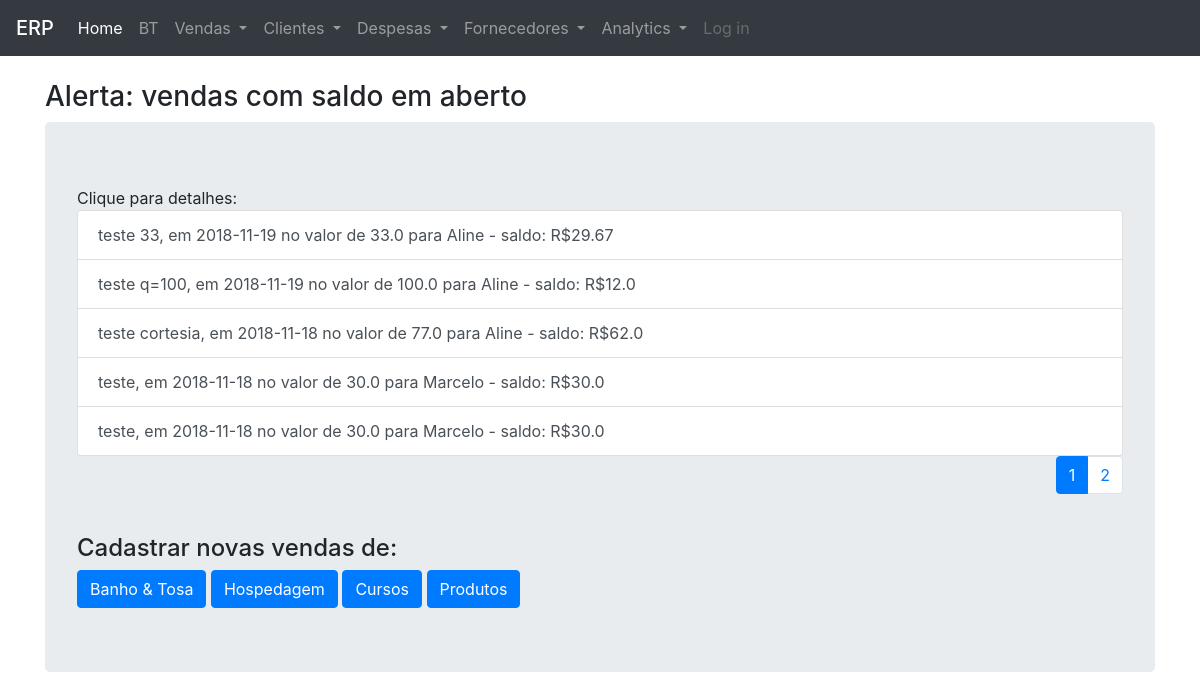
Before: / with the older database file.
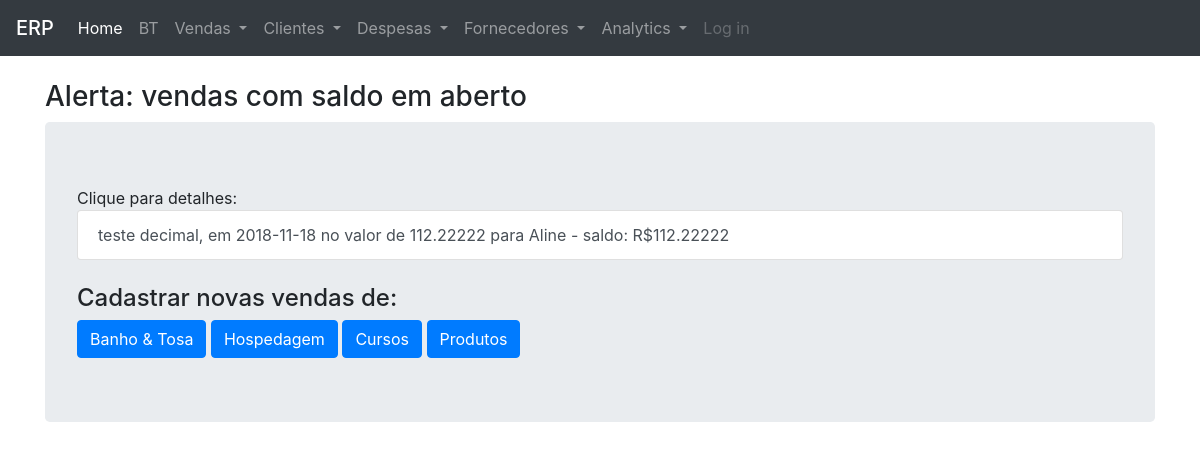
After: the same page with the newer database file.
### petshop/modelos/models.py (models this page shows, shortened)
class Vendas(db.Model):
    __tablename__ = 'vendas'
    id = db.Column(db.Integer, primary_key=True)
    tipo = db.Column(db.String(10), nullable=False)
    descricao = db.Column(db.Text, nullable=False)
    data_venda = db.Column(db.Date, nullable=False)
    valor_servicos = db.Column(db.Float, nullable=True)
    valor_taxi = db.Column(db.Float, nullable=True)
    cliente_id = db.Column(db.Integer, db.ForeignKey('clientes.id'))
    peludos_on_venda = db.relationship(
        "Peludos",
        secondary=association_table,
        back_populates="vendas_on_peludo")
    saldo = db.Column(db.Float, nullable=True)
    pagamentos = db.relationship('Pagamentos')
    data_pbanho = db.Column(db.Date, nullable=True)
    n_banhos = db.Column(db.Integer, nullable=True)
    tipo_banho = db.Column(db.String(15), nullable=True)
    pacote = db.Column(db.String(10), nullable=True)
    data_entrada = db.Column(db.Date, nullable=True)
    data_saida = db.Column(db.Date, nullable=True)
    valor_diarias = db.Column(db.Float, nullable=True)
    valor_prod = db.Column(db.Float, nullable=True)
    custo_prod = db.Column(db.Float, nullable=True)
    quantidade = db.Column(db.Integer, nullable=True)
    def calcula_saldo(self, tipo='saldo'):
        valor_total = (
                    (self.valor_servicos or 0)
                    + (self.valor_taxi or 0)
                    + (self.valor_diarias or 0)
                    + (self.valor_prod or 0)
                    )
        if tipo != 'total':
            if self.pagamentos:
                valores_pagos = [item.valor for item in self.pagamentos]
                valores_pagos = np.array(valores_pagos)
                saldo = round(valor_total - valores_pagos.sum(), 2)
                return saldo
            else:
                return valor_total
        return valor_total
    def __repr__(self):
        return f"""
        {self.descricao}, em {self.data_venda} no valor de {self.calcula_saldo(tipo='total')}
        para {Clientes.query.get(self.cliente_id).nome} - saldo: R${self.calcula_saldo()}
        """

class Clientes(db.Model):
    __tablename__ = 'clientes'
    id = db.Column(db.Integer, primary_key=True)
    nome = db.Column(db.String(30), nullable=False)
    sexo = db.Column(db.String(1), nullable=False)
    peludo = db.relationship('Peludos', backref='clientes', lazy=True)
    venda = db.relationship('Vendas', backref='clientes', lazy=True)
    contato = db.relationship('Contatos')
    endereco = db.relationship('Enderecos')

class Pagamentos(db.Model):
    __tablename__ = 'pagamentos'
    id = db.Column(db.Integer, primary_key=True)
    data = db.Column(db.Date, nullable=False)
    valor = db.Column(db.Float, nullable=False)
    valor_entrada = db.Column(db.Float, nullable=False)
    forma_pagto = db.Column(
        db.String(15), nullable=False)
    venda_id = db.Column(db.Integer, db.ForeignKey('vendas.id'))

### petshop/views/views_consultas.py (the view)
@views_consultas.route('/')
def index():
    page = request.args.get('page', 1, type=int)
    page = 1
    listagem = (Vendas
                .query
                .filter(or_(Vendas.saldo > 0, Vendas.saldo == None))
                .order_by(desc(Vendas.data_venda))
                .paginate(page=page, per_page=5)
                )
    if len(listagem.items):
        heading = 'Alerta: vendas com saldo em aberto'
        tipo = 'aberto'
        return render_template('listagens.html', listagem=listagem,
                               heading=heading, tipo=tipo, id=0)
    return render_template('index.html')

### petshop/templates/listagens.html (shortened to what this page needs)
{% extends "base.html" %}
{% block content %}
<br>
{% if heading is string %}
    <h3 class="display-5">{{ heading }}</h3>
    {% else %}
    <h3 class="display-5">{{ heading[0] }}</h3>
    <hr>
    <h4 class="display-6">{{ heading[1] }} - {{ heading[2] }}</h4>
{% endif %}
<div class="jumbotron">
{% if listagem.items %}
    Clique para detalhes:
    <div class="list-group">
    {% for item in listagem.items %}
        {% if tipo in ['pagamentos'] %}
            <a href="{{ url_for('views_consultas.details',
                        tipo='d_pagamento', id = item.id) }}"
                        class="list-group-item list-group-item-action">
                    {{ item }}
            </a>
        {% else %}
            <a href="{{ url_for('views_consultas.details',
                        tipo=tipo, id = item.id) }}"
                        class="list-group-item list-group-item-action">
                    {{ item }}
            </a>
        {% endif %}
    {% endfor %}
{% endif %}
</div>
<div 'paginador'>
{% if listagem.pages > 1 %}
    <nav aria-label="Page navigation ">
        <ul class="pagination justify-content-end">
        {% for page_num in listagem.iter_pages(
                                left_edge=2,
                                right_edge=2,
                                left_current=2,
                                right_current=listagem.pages)
        %}
            {% if listagem.page == page_num %}
                <li class="page-item active">
                <span class="page-link">{{ page_num }}
                </span>
                </li>
            {% else %}
                <li class="page-item">
                {% if tipo == 'aberto' %}
                    <a class="page-link"
                    href="{{ url_for('views_consultas.index', page=page_num) }}">
                    {{ page_num }}
                    </a>
                {% else %}
                    <a class="page-link"
                    href="{{ url_for('views_consultas.listagens', page=page_num, id=id, tipo = tipo) }}">{{ page_num }}
                    </a>
                {% endif %}
                </li>
            {% endif %}
        {% endfor %}
        </ul>
    </nav>
{% endif %}
</div>
<div class="botoes">
    <br>
{% if tipo in ['vendas', 'aberto'] %}
    <h4>Cadastrar novas vendas de:</h4>
    <a class="btn btn-primary" href="{{ url_for('views_vendas.vendas', tipo = 'bt') }}">
        Banho & Tosa</a>
    <a class="btn btn-primary" href="{{ url_for('views_vendas.vendas', tipo = 'hosp') }}">
        Hospedagem</a>
    <a class="btn btn-primary" href="{{ url_for('views_vendas.vendas', tipo = 'cursos') }}">
        Cursos</a>
    <a class="btn btn-primary" href="{{ url_for('views_vendas.vendas', tipo = 'produtos') }}">
        Produtos</a>
{% elif tipo == 'clientes' %}
    <a class="btn btn-primary" href="{{ url_for('views_cadastros.cadastro_clientes',
    operacao='cadastrar', id=0) }}">
    Cadastrar novo cliente
    </a>
{% elif tipo == 'peludos' %}
    <a class="btn btn-primary" href="{{ url_for('views_cadastros.cadastro_peludos') }}">
        Cadastrar novo peludo </a>
{% elif (tipo == 'pagamentos') and (saldo > 0 ) %}
    <a class="btn btn-primary"
    href="{{ url_for('views_pagamentos.pagamentos', id=listagem.items[0].venda_id) }}">Adicionar $$$</a>
{% endif %}
</div>
{% endblock %}

### petshop/templates/base.html (shortened to what this page needs)
<!DOCTYPE html>
<html lang="en" dir="ltr">
<head>
    <link rel="stylesheet" href="https://stackpath.bootstrapcdn.com/bootstrap/4.1.3/css/bootstrap.min.css">
</head>
<body>
<nav class="navbar navbar-expand-lg navbar-dark bg-dark">
    <span class="navbar-brand mb-0 h1">ERP</span>
    <div class="collapse navbar-collapse" id="navbarSupportedContent">
    <ul class="navbar-nav mr-auto">
        <li class="nav-item active">
        <a class="nav-link" href="{{ url_for('views_consultas.index') }}">Home<span class="sr-only">(current)</span></a>
        </li>
        <li class="nav-item">
        <a class="nav-link" href="{{ url_for('views_vendas.vendas', tipo = 'bt') }}">BT</a>
        </li>
        <li class="nav-item dropdown">
            <a class="nav-link dropdown-toggle" href="#" id="navbarDropdown" role="button" data-toggle="dropdown" aria-haspopup="true" aria-expanded="false">
            Vendas
            </a>
        </li>
        <li class="nav-item dropdown">
            <a class="nav-link dropdown-toggle" href="#" id="navbarDropdown" role="button" data-toggle="dropdown" aria-haspopup="true" aria-expanded="false">
            Clientes
            </a>
        </li>
        <li class="nav-item dropdown">
            <a class="nav-link dropdown-toggle" href="#" id="navbarDropdown" role="button" data-toggle="dropdown" aria-haspopup="true" aria-expanded="false">
            Despesas
            </a>
        </li>
        <li class="nav-item dropdown">
            <a class="nav-link dropdown-toggle" href="#" id="navbarDropdown" role="button" data-toggle="dropdown" aria-haspopup="true" aria-expanded="false">
            Fornecedores
            </a>
        </li>
        <li class="nav-item dropdown">
            <a class="nav-link dropdown-toggle" href="#" id="navbarDropdown" role="button" data-toggle="dropdown" aria-haspopup="true" aria-expanded="false">
            Analytics
            </a>
        </li>
        <li class="nav-item">
            <a class="nav-link disabled" href="#">Log in</a>
        </li>
    </ul>
    </div>
</nav>
<div class="container">
  {% block content %}
  {% endblock %}
</div>
</body>
</html>

Changed rows visible on the page:
removed Vendas: descricao+data_venda+valor_servicos "teste 33, em 2018-11-19 no valor de 33.0 para Aline - saldo: R$29.67"
removed Vendas: descricao+data_venda+valor_servicos "teste q=100, em 2018-11-19 no valor de 100.0 para Aline - saldo: R$12.0"
removed Vendas: descricao+data_venda+valor_servicos "teste cortesia, em 2018-11-18 no valor de 77.0 para Aline - saldo: R$62.0"
removed Vendas: descricao+data_venda+valor_servicos "teste, em 2018-11-18 no valor de 30.0 para Marcelo - saldo: R$30.0"
removed Vendas: descricao+data_venda+valor_servicos "teste, em 2018-11-18 no valor de 30.0 para Marcelo - saldo: R$30.0"
now on this page (row edited): Vendas: descricao+data_venda+valor_servicos "teste decimal, em 2018-11-18 no valor de 112.22222 para Aline - saldo: R$112.22222"
Other visible differences:
list line gone: "1"
list line gone: "2"
